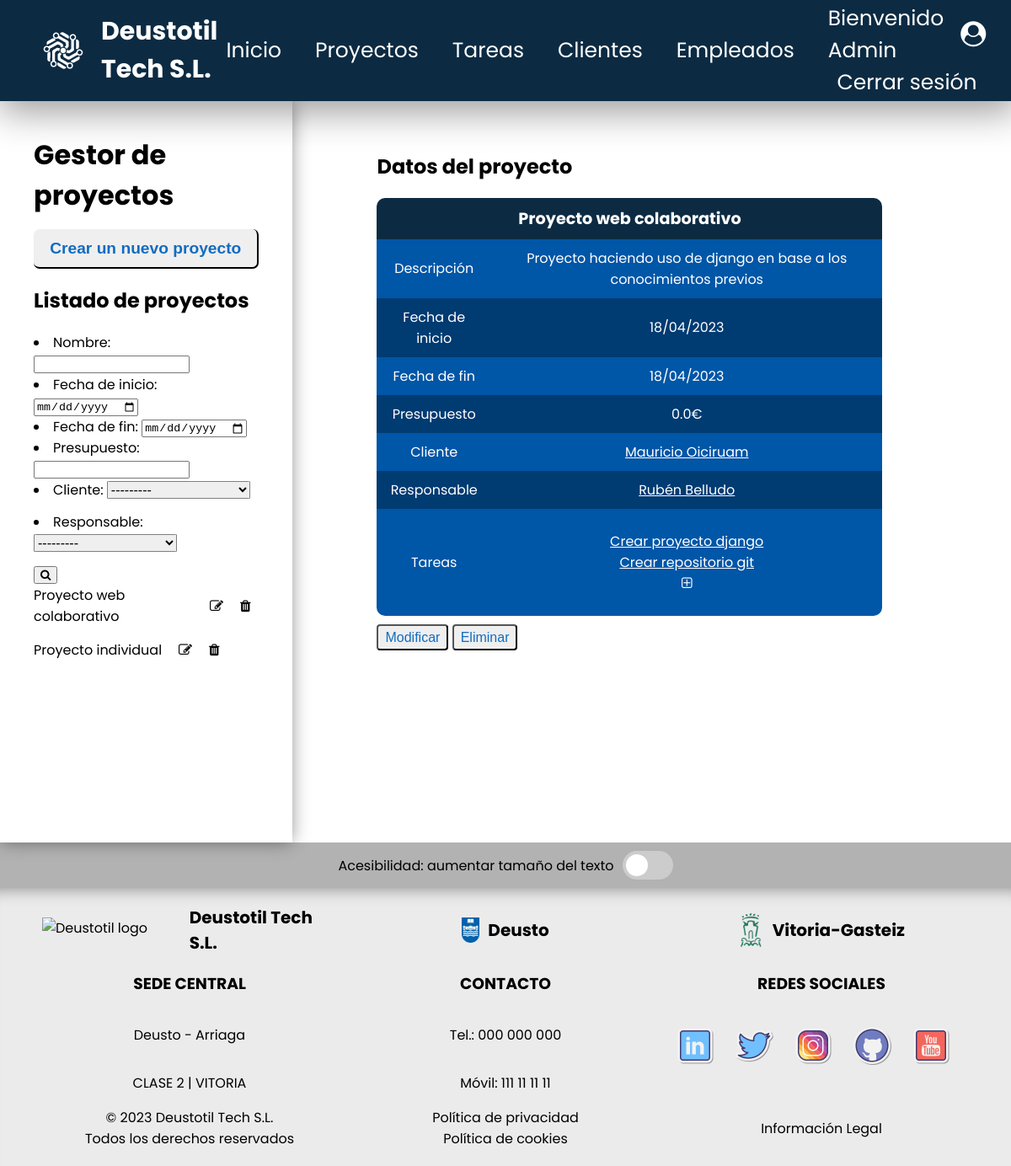
The app's page /appProyectos/proyectos/2 (signed in), older data.
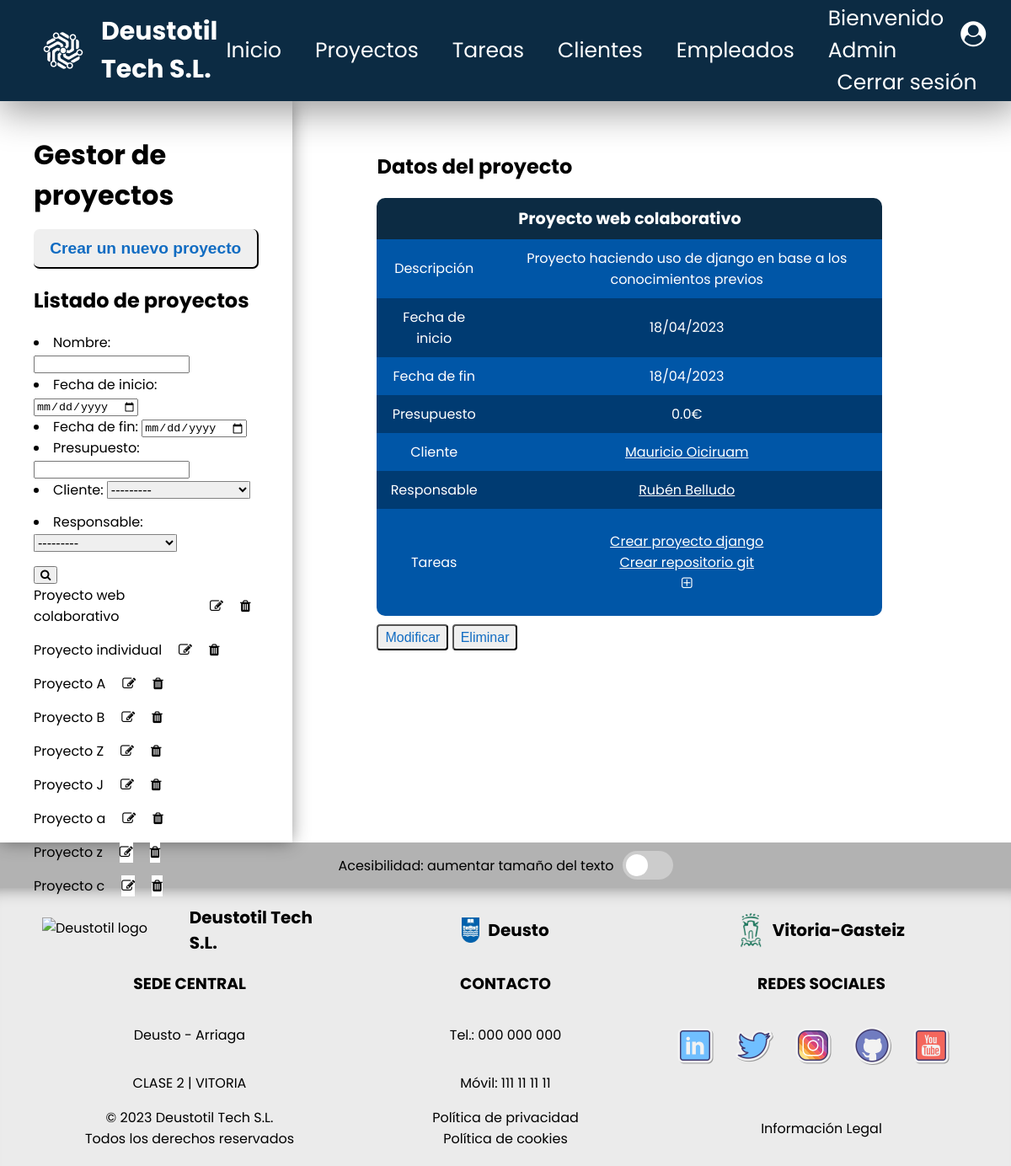
The same page, newer data.
### appProyectos/models.py (models this page shows, shortened)
class Proyecto(models.Model):
    nombre = models.CharField(max_length=155)
    descripcion = models.CharField(max_length=255)
    fecha_inicio = models.DateField()
    fecha_fin = models.DateField()
    presupuesto = models.FloatField()
    cliente = models.ForeignKey(Cliente, on_delete=models.CASCADE)
    responsable = models.ForeignKey(Empleado, on_delete=models.CASCADE)

class Tarea(models.Model):
    nombre = models.CharField(max_length=155)
    descripcion = models.CharField(max_length=255)
    fecha_inicio = models.DateField()
    fecha_fin = models.DateField()
    responsable = models.ForeignKey(Empleado, on_delete=models.CASCADE)
    prioridad = models.ForeignKey(Prioridad, on_delete=models.CASCADE)
    estado = models.ForeignKey(Estado, on_delete=models.CASCADE)
    notas = models.CharField(blank=True, max_length=255)
    proyecto = models.ForeignKey(Proyecto, on_delete=models.CASCADE)

class Cliente(models.Model):
    dni = models.CharField(max_length=9)
    nombre = models.CharField(max_length=155)
    apellido = models.CharField(max_length=155)
    email = models.EmailField(max_length=155)
    telefono = models.IntegerField()
    def __str__(self):
        return f"{self.nombre} {self.apellido}"

class Empleado(models.Model):
    dni = models.CharField(max_length=9)
    nombre = models.CharField(max_length=155)
    apellido = models.CharField(max_length=155)
    email = models.EmailField(max_length=155)
    telefono = models.IntegerField()
    def __str__(self):
        return f"{self.nombre} {self.apellido}"

### appProyectos/views.py (the view)
# urls.py: path('proyectos/<int:pk>', views.ProyectoDetailView.as_view(), name='proyecto'),
class ProyectoDetailView(LoginRequiredMixin, DetailView):
    model = Proyecto
    def get_queryset(self):
        queryset = super().get_queryset()
        self.filterset = ProyectoFilter(self.request.GET, queryset=queryset)
        return self.filterset.qs
    def get_context_data(self, **kwargs):
        context = super().get_context_data(**kwargs)
        context['proyecto_list'] = Proyecto.objects.order_by('id')
        context['tarea_list'] = context['proyecto'].tarea_set.order_by('nombre')
        context['filter_form'] = self.filterset.form
        return context

### appProyectos/templates/appProyectos/proyecto_detail.html (shortened to what this page needs)
{% extends "appProyectos/proyecto_list.html" %}
{% block vista %}
    <h2>Datos del proyecto</h2>
    {% if proyecto %}
        <table>
            <thead>
                <tr>
                    <th colspan="2">{{ proyecto.nombre }}</th>
                </tr>
            </thead>
            <tbody>
                <tr>
                    <td>Descripción</td>
                    <td>{{ proyecto.descripcion }}</td>
                </tr>
                <tr>
                    <td>Fecha de inicio</td>
                    <td>{{ proyecto.fecha_inicio|date:"d/m/Y" }}</td>
                </tr>
                <tr>
                    <td>Fecha de fin</td>
                    <td>{{ proyecto.fecha_fin|date:"d/m/Y" }}</td>
                </tr>
                <tr>
                    <td>Presupuesto</td>
                    <td>{{ proyecto.presupuesto }}€</td>
                </tr>
                <tr>
                    <td>Cliente</td>
                    <td>
                        <a href="{% url 'cliente' proyecto.cliente.id %}">{{ proyecto.cliente }}</a>
                    </td>
                </tr>
                <tr>
                    <td>Responsable</td>
                    <td>
                        <a href="{% url 'empleado' proyecto.responsable.id %}">{{ proyecto.responsable }}</a>
                    </td>
                </tr>
                <tr>
                    <td>Tareas</td>
                    <td>
                        <ul>
                        {% if tarea_list %}
                            {% for t in tarea_list %}
                                <li>
                                    <a href="{% url 'tarea' t.id %}">{{ t.nombre }}</a>
                                </li>
                            {% endfor %}
                        {% else %}
                            <li>No hay tareas asignadas.</li>
                        {% endif %}
                            <li>
                                <a href="{% url 'registrar tarea' %}">
                                    <i class="fa fa-plus-square-o" aria-hidden="true"></i>
                                </a>
                            </li>
                        </ul>
                    </td>
                </tr>
            </tbody>
        </table>
        <a href="{% url 'modificar proyecto' proyecto.id %}" class="button">
            <input class="button-small" type="button" value="Modificar">
        </a>
        <a href="{% url 'borrar proyecto' proyecto.id %}" class="button">
            <input class="button-small" type="button" value="Eliminar">
        </a>
    {% else %}
        <p>No existe este proyecto.</p>
    {% endif %}
{% endblock vista %}

### appProyectos/templates/appProyectos/proyecto_list.html (shortened to what this page needs)
{% extends "base.html" %}
{% block contenido %}
<div id="container-main">
    <aside>
        <div>
            <h1>Gestor de proyectos</h1>
        </div>
        <div>
            <a href="{% url 'registrar proyecto' %}" class="button">
                <input class="button-big" type="button" value="Crear un nuevo proyecto">
            </a>
        </div>
        <div>
            <h2>Listado de proyectos</h2>
            <nav>
                <form method="GET" action="{% url 'index proyectos' %}">
                    {{ filter_form.as_ul }}
                    <button><i class="fa fa-search"></i></button>
                </form>
            {% if proyecto_list %}
            {% for p in proyecto_list %}
            <div>
                <a href="{% url 'proyecto' p.id %}">{{ p.nombre }}</a>
                <a href="{% url 'modificar proyecto' p.id %}">
                    <i class="fa fa-pencil-square-o" aria-hidden="true"></i>
                </a>
                <a href="{% url 'borrar proyecto' p.id %}">
                    <i class="fa fa-trash" aria-hidden="true"></i>
                </a>
            </div>
            {% endfor %}
            {% else %}
            <p>No hay proyectos creados.</p>
            {% endif %}
            </nav>
        </div>
    </aside>
    <section>
        {% block vista %}{% endblock vista %}
    </section>
</div>
{% endblock contenido %}

Row changes from the older to the newer data that the page shows:
added Proyecto: nombre "Proyecto A"
added Proyecto: nombre "Proyecto B"
added Proyecto: nombre "Proyecto Z"
added Proyecto: nombre "Proyecto J"
added Proyecto: nombre "Proyecto a"
added Proyecto: nombre "Proyecto z"
added Proyecto: nombre "Proyecto c"
